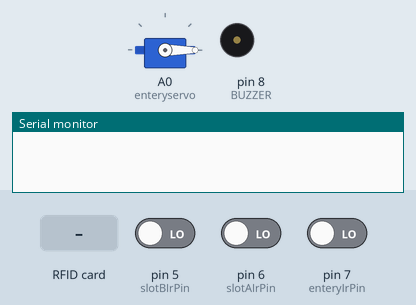
The sketch below on a simulated Arduino Uno, built with avr-gcc and run on an emulated ATmega328P. Parts: servo, buzzer (waves = sounding, pin HIGH), the last lines printed to the serial monitor. The test bench sets the inputs (shaded band); at power-on: pin 5 (slotBIrPin) LOW, pin 6 (slotAIrPin) LOW, pin 7 (enteryIrPin) LOW. Pins used as bus, display or sensor lines are not drawn.

Above: at 2.2 s.
2.3 s: RFID card FB BC 85 22 held to the reader
At 3.1 s:
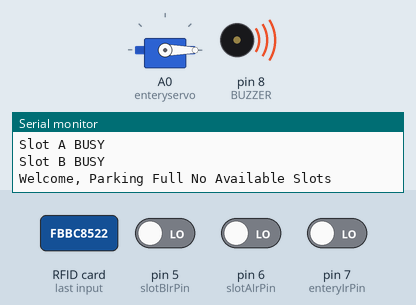
4.8 s: RFID card 5E 7A 19 C4 held to the reader
At 6.1 s:
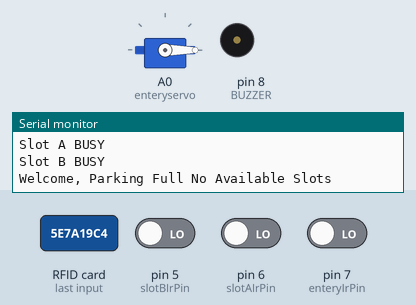
Timing chart, 0 to 7.8 s (numbered marks = the images above; inputs shaded):
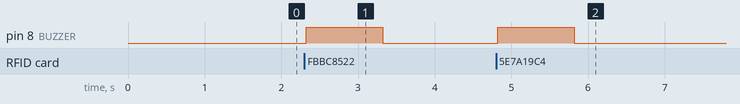

The sketch:

demo_n1.ino
```cpp
#include <Wire.h>
#include <LiquidCrystal_I2C.h>
#include <Servo.h>
///////////////////////////////////////////////////
#include<SPI.h>
#include<MFRC522.h>
#define SS_PIN 10//sda
#define RST_PIN 9
MFRC522 rfid(SS_PIN, RST_PIN);
//MFRC522::MIFARE_Key key;
 // Create MFRC522 instance.
///////////////////////////////////////

// Servo Config
Servo enteryservo;

// IR Config
int enteryIrPin = 7; int enteryIr = HIGH;
int slotAIrPin = 6; int slotAIr = HIGH;
int slotBIrPin = 5; int slotBIr = HIGH;


String strID = "";
void setup()
{
  /////////////////////////////////////
SPI.begin();     // Initiate  SPI bus
 // Initiate MFRC522
  rfid.PCD_Init();
  Serial.println("CLEARDATA");// xóa dữ liệu trên sheet đầu tiên của file excel
  Serial.println("LABEL,Date,Time,VAO/RA,RFID UID");//Nhãn (label) cho 4 cột đầu tiên trên sheet đầu tiên của file excel
  delay(1000);
  Serial.begin(9600);
  //////////////////////////////////////////


//Servo Setup
enteryservo.attach(A0);
enteryservo.write(0);
// IR Pin Setup
pinMode(enteryIrPin, INPUT);

pinMode(slotAIrPin, INPUT);
pinMode(slotBIrPin, INPUT);
//Gate LED setup
pinMode(8, OUTPUT);//BUZZER
}

void loop()
{

  //////////////////////////////////////////
if ( ! rfid.PICC_IsNewCardPresent()){
    return;
  }

  // Doc the
  if ( !rfid.PICC_ReadCardSerial()) {
    return;
  }

  // Serial.print(F("PICC type: "));
  MFRC522::PICC_Type piccType = rfid.PICC_GetType(rfid.uid.sak);
  // Serial.println(rfid.PICC_GetTypeName(piccType));

  // Check is the PICC of Classic MIFARE type
  if (piccType != MFRC522::PICC_TYPE_MIFARE_MINI &&
    piccType != MFRC522::PICC_TYPE_MIFARE_1K &&
    piccType != MFRC522::PICC_TYPE_MIFARE_4K) {
    Serial.println(F("Your tag is not of type MIFARE Classic."));
    return;
  }

  String strID = "";
  for (byte i = 0; i < 4; i++) {
    strID +=
    (rfid.uid.uidByte[i] < 0x10 ? "0" : "") +
    String(rfid.uid.uidByte[i], HEX) +
    (i!=3 ? ":" : "");
  }
  strID.toUpperCase();
  Serial.println(strID);
//////////////////////////////////////////////

//  Serial.print("Tap card key: ");
//  Serial.println(strID);

  //////////////////////////////////////////
// Check Slot
int slotAval = digitalRead(slotAIrPin);
int slotBval = digitalRead(slotBIrPin);

   // Check Slot A
if (slotAval == 0)
    {
    Serial.println("Slot A BUSY");
    }
else{
    Serial.println("Slot A clear");
    delay(100);
    }
    // Check Slot B
if (slotBval == 0)
    {
    Serial.println("Slot B BUSY");
    }
else{
    Serial.println("Slot B clear");
   }
//==============================================================================================================================
    //Case Park Full
if(   !(digitalRead(enteryIrPin)) && !(digitalRead(slotAIrPin)) && !(digitalRead(slotBIrPin)) )
     {
     Serial.println("Welcome, Parking Full No Available Slots");  //print slot1 and slo2 available
     digitalWrite(8, HIGH); delay(1000); digitalWrite(8, LOW);
     }
//===============================================================================================================================
   //Case Park Avalibale 1
else if(   !(digitalRead(enteryIrPin)))
  {
         if(strID.indexOf("FB:BC:85:22")>=0) {Serial.println( (String) "DATA,DATE,TIME,VAO," + strID);delay(100);cuavao();}


          else  {  digitalWrite(8, HIGH); delay(1000); digitalWrite(8, LOW);}

  }
}//end loop
//================================================================================================================================

void cuavao()
{
Serial.println("Welcome, Parking Available Slots");  //print slot1 and slo2 available
enteryservo.write(90);
delay(4000);
enteryservo.write(0);
}
```

Measured:
- after the input at 2.3 s, pin 8 (BUZZER): LOW → HIGH at once, → LOW 1.0 s later
- after the input at 4.8 s, pin 8 (BUZZER): LOW → HIGH at once, → LOW 1.0 s later
